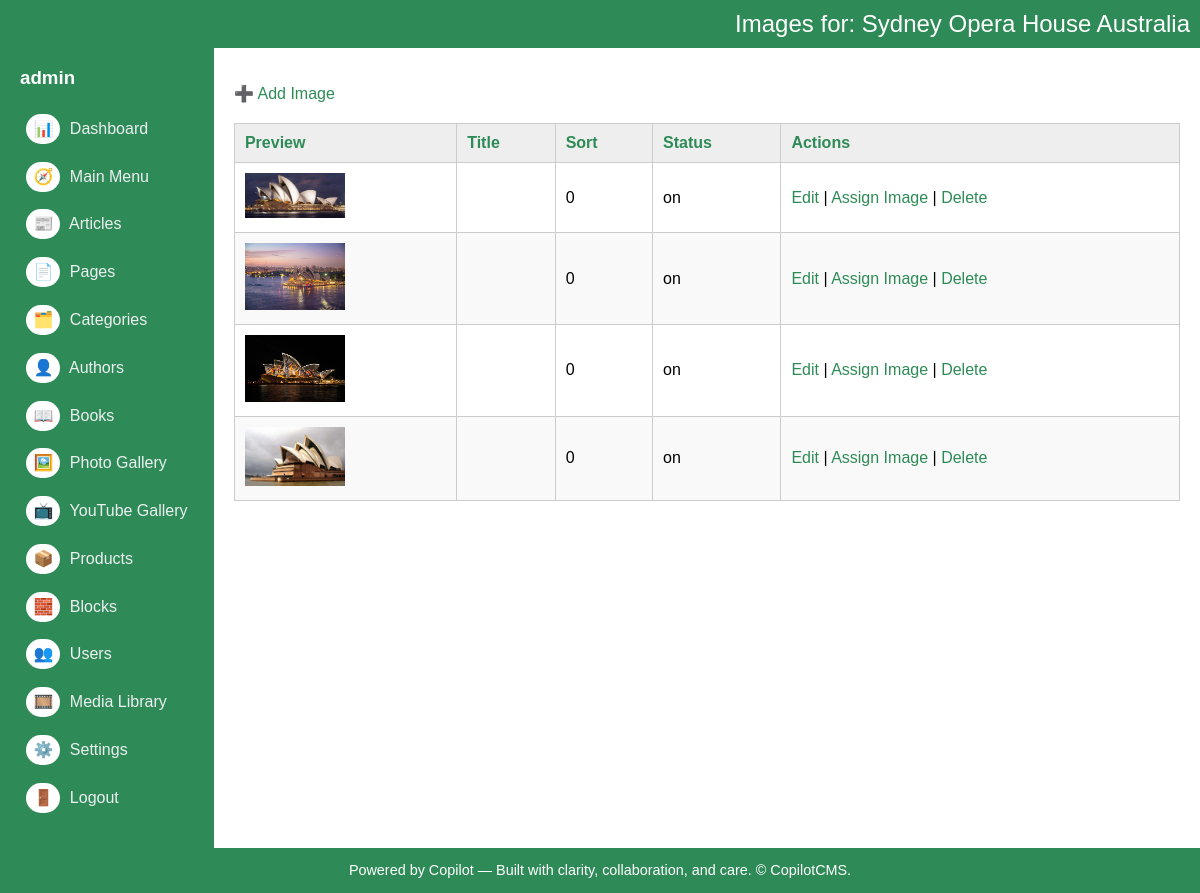
Page /admin/photo_gallery/list_photo_gallery_images.php?gallery_id=22 (signed in) on the earlier database version.
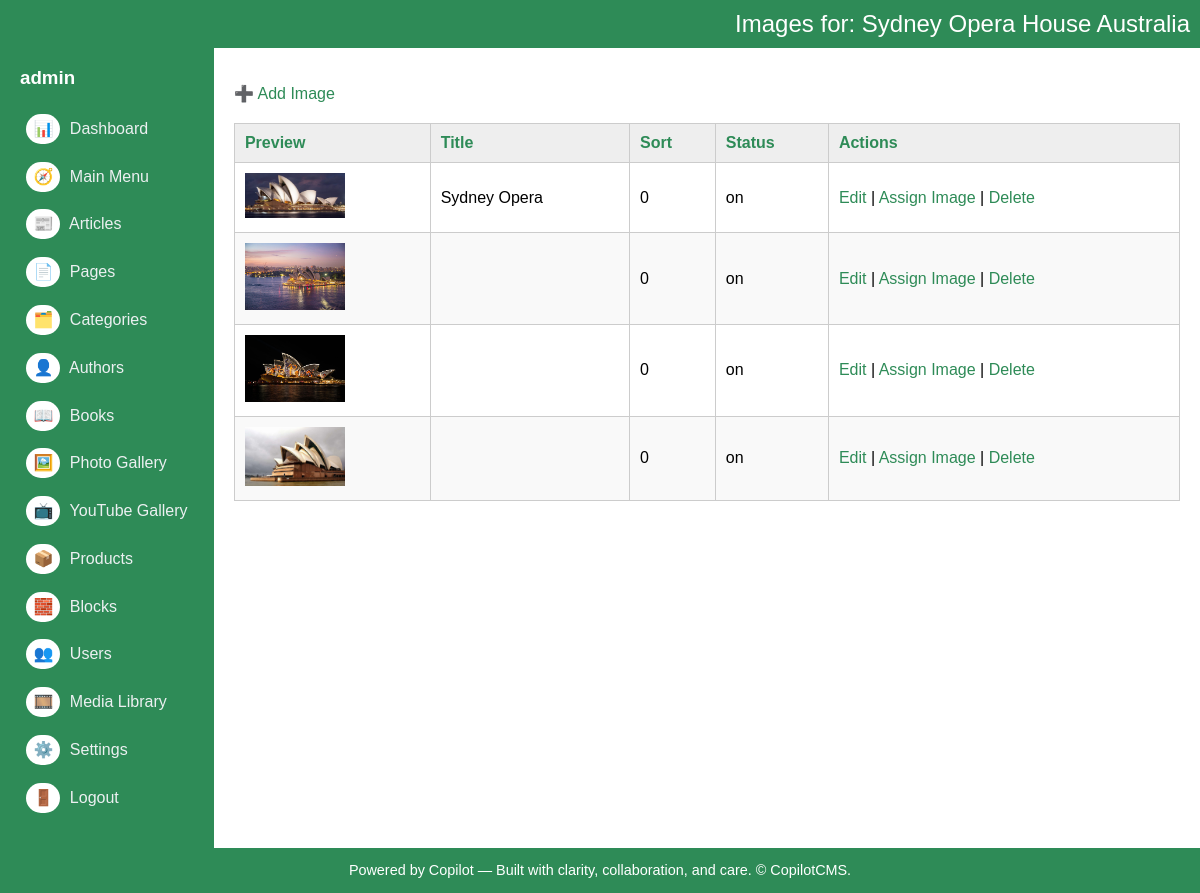
Same page on the later database version.
### tables this page shows
CREATE TABLE IF NOT EXISTS `photo_gallery_images` (
  `key_image` int(10) UNSIGNED NOT NULL AUTO_INCREMENT,
  `key_media_banner` int(10) UNSIGNED DEFAULT NULL,
  `key_photo_gallery` int(10) UNSIGNED NOT NULL,
  `sort_order` smallint(5) UNSIGNED DEFAULT '0',
  `entry_date_time` timestamp NULL DEFAULT CURRENT_TIMESTAMP,
  `title` varchar(255) DEFAULT NULL,
  `description` text,
  `image_mobile_url` varchar(2000) DEFAULT NULL,
  `opacity` float DEFAULT '1',
  `action_button` tinyint(1) DEFAULT '0',
  `action_button_text` varchar(100) DEFAULT NULL,
  `action_button_link_url` varchar(500) DEFAULT NULL,
  `animation_type` varchar(50) DEFAULT 'fade',
  `text_position` varchar(50) DEFAULT 'center',
  `text_color` varchar(20) DEFAULT '#ffffff',
  `button_style` varchar(100) DEFAULT NULL,
  `visibility_start` datetime DEFAULT NULL,
  `visibility_end` datetime DEFAULT NULL,
  `status` varchar(3) DEFAULT 'on',
  PRIMARY KEY (`key_image`),
  KEY `key_photo_gallery` (`key_photo_gallery`),
  KEY `fk_photo_gallery_images_media` (`key_media_banner`)
);

CREATE TABLE IF NOT EXISTS `media_library` (
  `key_media` int(10) UNSIGNED NOT NULL AUTO_INCREMENT,
  `file_url` varchar(2000) NOT NULL,
  `file_type` enum('image','video','pdf','other') NOT NULL,
  `alt_text` varchar(500) DEFAULT NULL,
  `tags` varchar(500) DEFAULT NULL,
  `uploaded_by` int(10) UNSIGNED DEFAULT NULL,
  `entry_date_time` timestamp NULL DEFAULT CURRENT_TIMESTAMP,
  PRIMARY KEY (`key_media`),
  KEY `uploaded_by` (`uploaded_by`)
);

### admin/photo_gallery/list_photo_gallery_images.php (the view, shortened to what this page needs)
<?php
include '../db.php';
include '../layout.php';
$key_photo_gallery = intval($_GET['gallery_id'] ?? 0);
$gallery = $conn->query("SELECT title FROM photo_gallery WHERE key_photo_gallery = $key_photo_gallery")->fetch_assoc();
startLayout("Images for: " . htmlspecialchars($gallery['title']));
?>
<p><a href="#" onclick="galleryImage_openModal()">➕ Add Image</a></p>
<table>
  <thead>
    <tr>
      <th>Preview</th>
      <th>Title</th>
      <th>Sort</th>
      <th>Status</th>
      <th>Actions</th>
    </tr>
  </thead>
  <tbody>
    <?php
    $result = $conn->query("SELECT * FROM photo_gallery_images WHERE key_photo_gallery = $key_photo_gallery ORDER BY sort_order ASC");
    while ($row = $result->fetch_assoc()):
      $media = $row['key_media_banner']
        ? $conn->query("SELECT file_url FROM media_library WHERE key_media = {$row['key_media_banner']}")->fetch_assoc()
        : null;
    ?>
    <tr>
      <td>
        <?php if ($media): ?>
          <img src="<?= $media['file_url'] ?>" width="100">
        <?php else: ?>
          <em>No image</em>
        <?php endif; ?>
      </td>
      <td><?= htmlspecialchars($row['title']) ?></td>
      <td><?= $row['sort_order'] ?></td>
      <td><?= $row['status'] ?></td>
      <td>
        <a href="#" onclick="galleryImage_editItem(<?= $row['key_image'] ?>)">Edit</a> |
        <a href="#" onclick="galleryImage_openMediaModal(<?= $row['key_image'] ?>)">Assign Image</a> |
        <a href="delete_photo_gallery_image.php?image_id=<?= $row['key_image'] ?>" onclick="return confirm('Delete this image?')">Delete</a>
      </td>
    </tr>
    <?php endwhile; ?>
  </tbody>
</table>
<?php endLayout(); ?>

### admin/layout.php (shortened to what this page needs)
<?php
function startLayout($title = "Admin Panel") {
	$username = $_SESSION["username"];
  echo <<<HTML
<!DOCTYPE html>
<html>
<div id="code-message"><span id="code-message-x" onclick="closeMessage();">X</span></div>
<head>
  <title>$title</title>
  <link rel="stylesheet" href="../assets/css/style.css">
  <script src="../assets/js/scripts.js"></script>
</head>
<body>
<header>
$title
</header>
<div class="container">
	<div class="sidebar">
	  <h3>$username</h3>
	<a href="../index.php"><span>📊</span> Dashboard</a>
	<a href="../main_menu/list.php"><span>🧭</span> Main Menu</a>
	<a href="../articles/list.php"><span>📰</span> Articles</a>
	<a href="../pages/list.php"><span>📄</span> Pages</a>
	<a href="../categories/list.php"><span>🗂️</span> Categories</a>
	<a href="../authors/list.php"><span>👤</span> Authors</a>
	<a href="../books/list.php"><span>📖</span> Books</a>
	<a href="../photo_gallery/list.php"><span>🖼️</span> Photo Gallery</a>
	<a href="../youtube_gallery/list.php"><span>📺</span> YouTube Gallery</a>
	<a href="../products/list.php"><span>📦</span> Products</a>
	<a href="../blocks/list.php"><span>🧱</span> Blocks</a>
	<a href="../users/list.php"><span>👥</span> Users</a>
	<a href="../media_library/list.php"><span>🎞️</span> Media Library</a>
	<a href="../settings/list.php"><span>⚙️</span> Settings</a>
	<a href="../users/logout.php"><span>🚪</span> Logout</a>
	</div>
	<div id="info-modal" class="modal">
	  <h3 id="info-modal-title">Info</h3>
	  <div id="info-modal-content" style="max-height:400px; overflow-y:auto;"></div>
	  <p><button type="button" onclick="closeInfoModal()">Close</button></p>
	</div>
  <div class="main">
HTML;
}
function endLayout() {
  echo <<<HTML
  </div>
</div>
<footer>
  Powered by Copilot &mdash; Built with clarity, collaboration, and care. &copy; <?= date('Y') ?> CopilotCMS.
</footer>
</body>
</html>
HTML;
}
?>

### admin/assets/css/style.css (style rules this page uses)
body { margin: 0; font-family: Arial, sans-serif; }
a { color: seagreen; text-decoration: none; }
header { color:#FFF; background: seagreen; padding:10px; text-align:right; font-size:1.5em; }
.container { display: flex; background: #fff; min-height: 100vh; }
.sidebar { background: seagreen; color: #fff; padding: 0 20px; }
.sidebar a { display: block; margin-bottom: 5px; color: #ecf0f1; padding: 0.4em; border-radius: 4px; }
.sidebar a span { padding:5px; width:24px; text-align:center; height:20px; margin-right:5px; border-radius:55px; background-color:#FFF; display:inline-block; }
.main { flex: 1; padding: 20px; border-radius:20px; }
table { width: 100%; border-collapse: collapse; margin-top: 20px; }
table th, table td { padding: 10px; border: 1px solid #ccc; text-align: left; }
table th { background: #eee; color:seagreen; }
tr:nth-child(even) { background: #f9f9f9; }
footer { background: seagreen; color: #FFF; text-align: center; padding: 1em; font-size: 0.9em; }

Differences in the rows shown:
changed photo_gallery_images: title (not shown) → "Sydney Opera"
